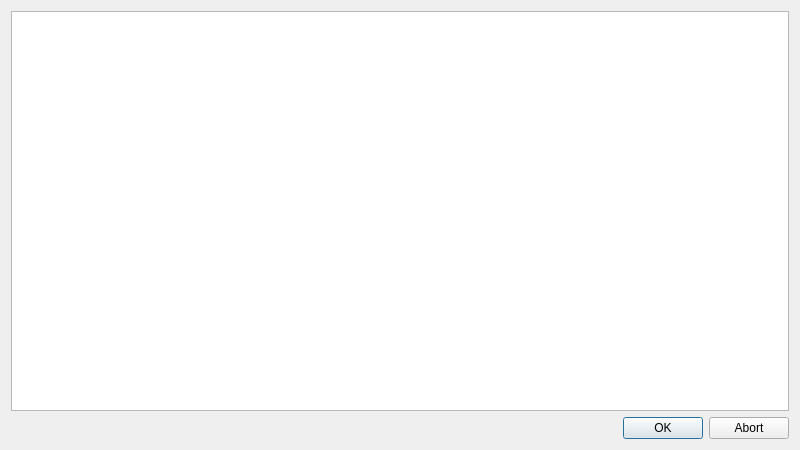
<?xml version="1.0" encoding="UTF-8"?>
<ui version="4.0">
 <class>MergeDialog</class>
 <widget class="QWidget" name="MergeDialog">
  <property name="geometry">
   <rect>
    <x>0</x>
    <y>0</y>
    <width>800</width>
    <height>450</height>
   </rect>
  </property>
  <property name="windowTitle">
   <string>Database Merge Confirmation</string>
  </property>
  <layout class="QVBoxLayout" name="verticalLayout">
   <item>
    <widget class="QTableWidget" name="changeTable"/>
   </item>
   <item>
    <widget class="Material::ButtonBox" name="buttonBox">
     <property name="standardButtons">
      <set>QDialogButtonBox::Abort|QDialogButtonBox::Ok</set>
     </property>
    </widget>
   </item>
  </layout>
 </widget>
 <customwidgets>
  <customwidget>
   <class>Material::ButtonBox</class>
   <extends>QDialogButtonBox</extends>
   <header>gui/material/MaterialControls.h</header>
  </customwidget>
 </customwidgets>
 <resources/>
 <connections/>
</ui>
